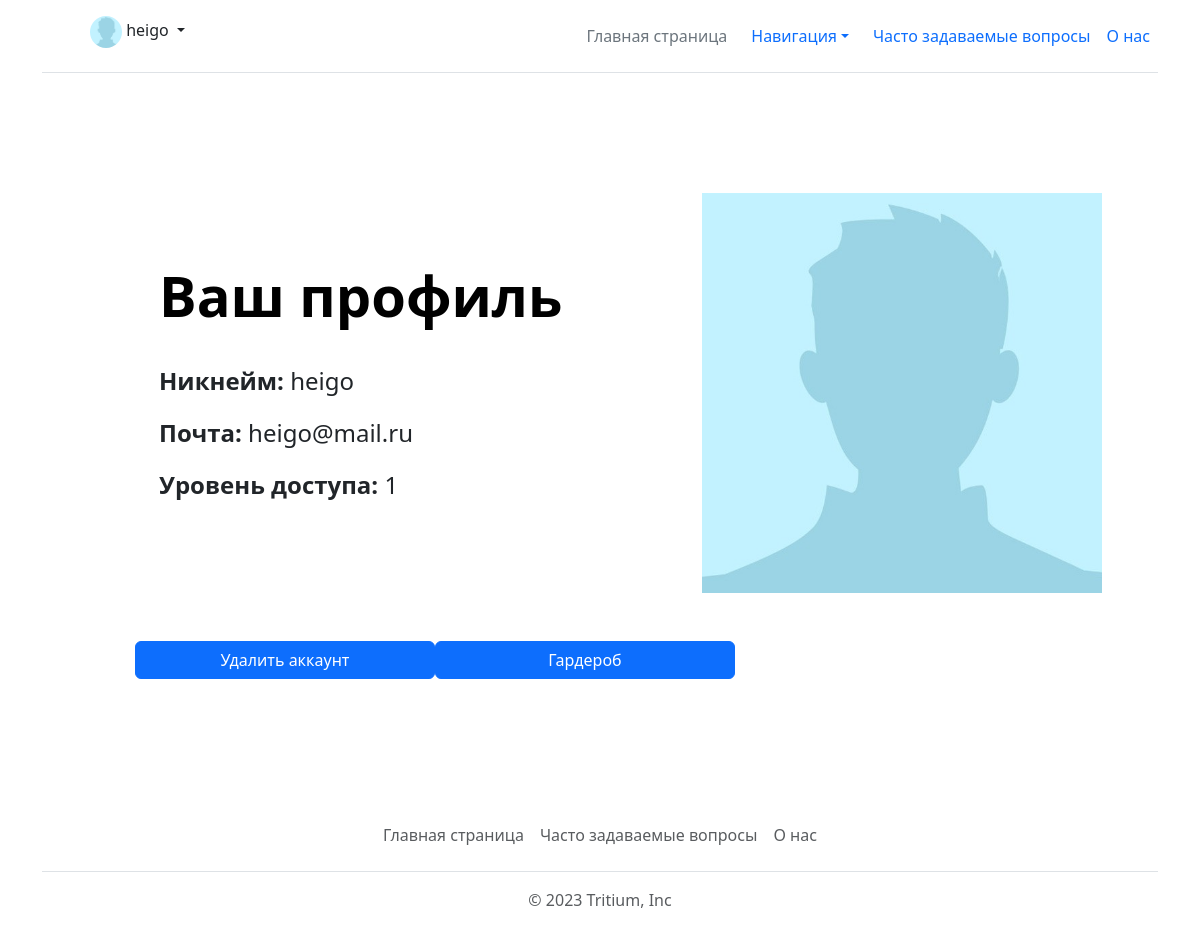
Screenshot of /info (signed in) with the database file from the repository.
### data/models/user.py (models this page shows, shortened)
class User(SqlAlchemyBase, UserMixin, SerializerMixin):
    __tablename__ = 'users'
    id = sqlalchemy.Column(sqlalchemy.Integer,
                           primary_key=True, autoincrement=True)
    name = sqlalchemy.Column(sqlalchemy.String, nullable=True)
    email = sqlalchemy.Column(sqlalchemy.String, unique=True, nullable=False)
    hashed_password = sqlalchemy.Column(sqlalchemy.String, nullable=False)
    access = sqlalchemy.Column(sqlalchemy.Integer, nullable=True, default=1)
    deleted = sqlalchemy.Column(sqlalchemy.Boolean, default=0)

### main.py (the view)
@app.route("/info")
@login_required
def info():
    return render_template("profile.html")

### data/models/db_session.py (called while the page is built)
def create_session() -> Session:
    global __factory
    return __factory()

### main.py (called while the page is built)
@login_manager.user_loader
def load_user(user_id):
    db_sess = db_session.create_session()
    return db_sess.query(User).get(user_id)

### templates/profile.html
{% extends "base.html" %}
{% block content %}
<div class="container col-xl-10 col-xxl-8 px-4 py-5">
    <div class="row align-items-center g-lg-5 py-5">
        <div class="col-lg-7 text-center text-lg-start">
            <h1 class="display-4 fw-bold lh-1 text-body-emphasis mb-3">Ваш профиль</h1>
            <br>
            <p class="col-lg-10 fs-4"><b> Никнейм:</b> {{ current_user.name }}</p>
            <p class="col-lg-10 fs-4"><b>Почта:</b> {{ current_user.email }}</p>
            <p class="col-lg-10 fs-4"><b>Уровень доступа:</b> {{ current_user.access }}</p>
        </div>
        <div class="col-md-10 mx-auto col-lg-5">
            <img src="/static/img/pfp/base_png.jpg" width="400" height="400">
        </div>
        <a class="btn btn-primary" href="/users/del/{{current_user.id}}" role="button" style="width:300px">Удалить аккаунт</a><br><br>
        <a class="btn btn-primary" href="/wardrobe/!!!None" role="button" style="width:300px">Гардероб</a>
    </div>
</div>
{% endblock %}

### templates/base.html (shortened to what this page needs)
<!DOCTYPE html>
<html lang="en">
<head>
    <link href="https://cdn.jsdelivr.net/npm/bootstrap@5.3.0-alpha3/dist/css/bootstrap.min.css" rel="stylesheet"
>
</head>
<body>
<div class="container">
    <header class="d-flex flex-wrap align-items-center justify-content-center justify-content-md-between py-3 mb-4 border-bottom">
        <div class="col-md-3 mb-2 mb-md-0">
            <a href="/" class="d-inline-flex link-body-emphasis text-decoration-none">
                <svg class="bi" width="40" height="32" role="img" aria-label="Bootstrap">
                    <use xlink:href="#bootstrap"></use>
                </svg>
            </a>
        </div>
        <ul class="nav col-12 col-md-auto mb-2 justify-content-center mb-md-0">
            {% if current_user.is_authenticated %}
            <div style="position:absolute;left:90px" class="flex-shrink-0 dropdown">
                <a class="d-block link-dark text-decoration-none dropdown-toggle" data-bs-toggle="dropdown"
                   aria-expanded="false">
                    <img src="/static/img/pfp/base_png.jpg" alt="mdo" width="32" height="32" class="rounded-circle"> {{ current_user.name }}
                </a>
            </div>
            {%endif %}
            <li><a href="/main" class="nav-link px-2 link-secondary">Главная страница</a></li>
            <li class="nav-item dropdown">
                <nav class="">
                    <a class="nav-link dropdown-toggle" href="#" data-bs-toggle="dropdown" aria-expanded="false">Навигация</a>
                </nav>
            </li>
            <li><a href="/faq" class="nav-link px-2">Часто задаваемые вопросы</a></li>
            <li><a href="#" class="nav-link px-2">О нас</a></li>
        </ul>
    </header>
</div>
<main role="main" class="container">
{% block content %}{% endblock %}
</main>
<div class="container">
    <footer class="py-3 my-4">
        <ul class="nav justify-content-center border-bottom pb-3 mb-3">
            <li class="nav-item"><a href="/main" class="nav-link px-2 text-body-secondary">Главная страница</a></li>
            <li class="nav-item"><a href="/faq" class="nav-link px-2 text-body-secondary">Часто задаваемые вопросы</a></li>
            <li class="nav-item"><a href="#" class="nav-link px-2 text-body-secondary">О нас</a></li>
        </ul>
        <p class="text-center text-body-secondary">© 2023 Tritium, Inc</p>
    </footer>
</div>
</body>
</html>

### rows the page displays
User: name "heigo", email "heigo@mail.ru", access "1"
